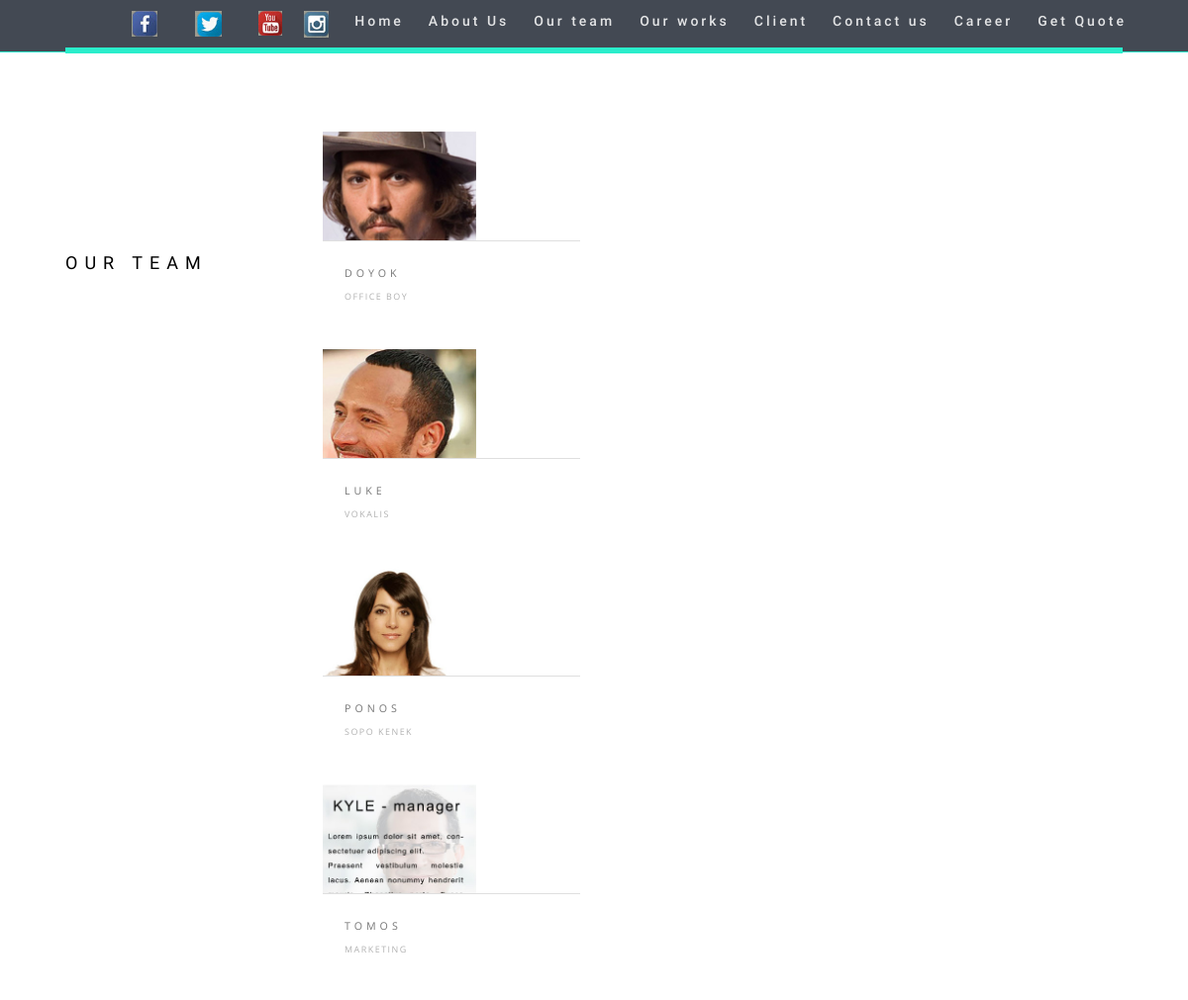
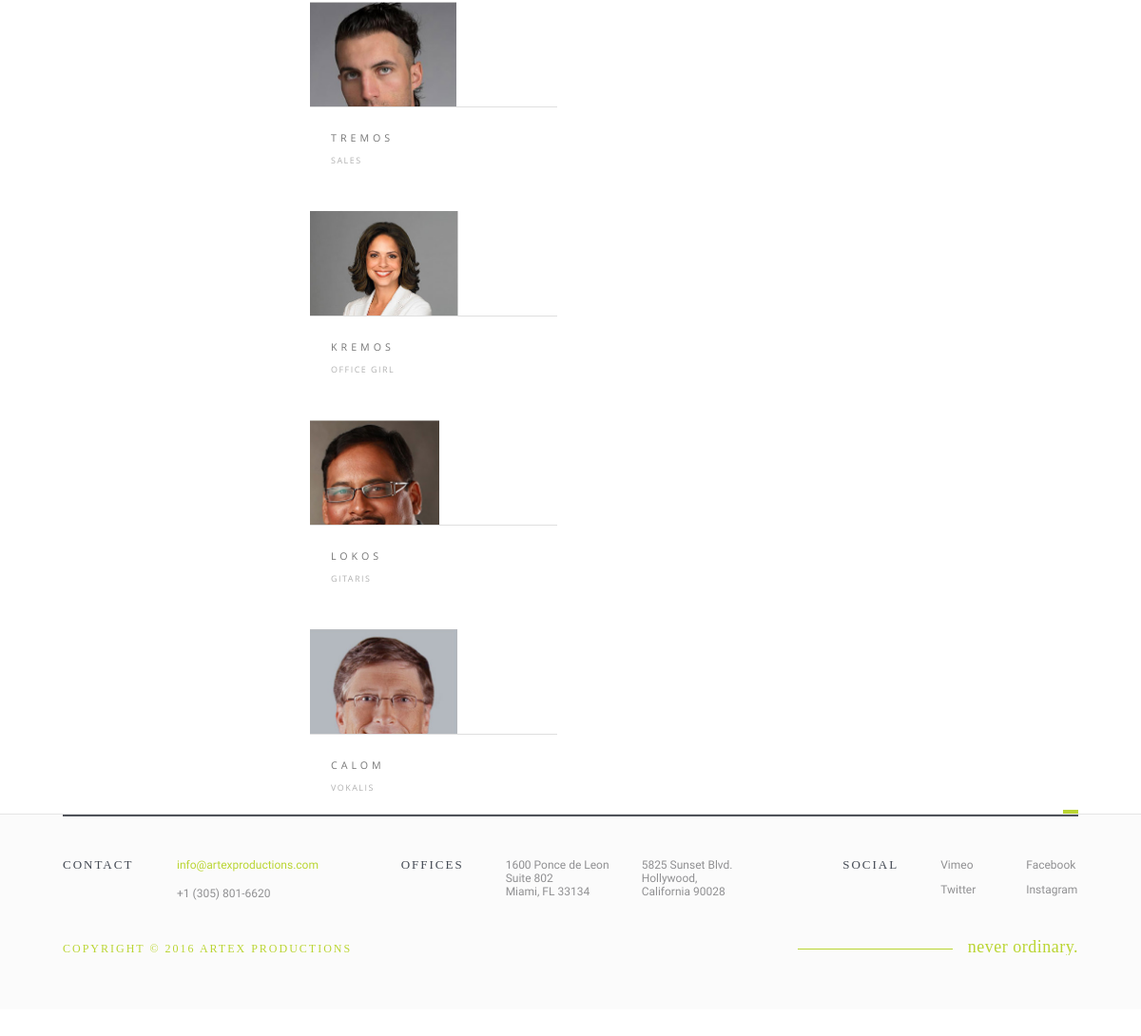
The app's page /index.php/home/team with its own data (2 pictures, top to bottom).
### tables this page shows
CREATE TABLE IF NOT EXISTS `team` (
  `id_team` int(10) NOT NULL AUTO_INCREMENT,
  `nama` char(50) NOT NULL,
  `jabatan` text NOT NULL,
  `gambar` text NOT NULL,
  `keterangan` varchar(500) DEFAULT NULL,
  `status` bigint(20) DEFAULT '0',
  PRIMARY KEY (`id_team`)
);

### application/controllers/Home.php (called while the page is built, shortened)
<?php
class Home extends CI_Controller {
	function team()
	{
		$data['header']	= 'user/view_header';
		$data['footer']	= 'user/view_footer';
		$this->load->view('user/view_team', $data);
	}
}

### index.php (called while the page is built, shortened)
<?php
require_once BASEPATH.'core/CodeIgniter.php';

### application/models/Model_salt.php (called while the page is built, shortened)
<?php
class Model_salt extends CI_Model {
	function getTeam($id_team)
	{
		$hasil = $this->db->where('id_team', $id_team)
						  ->get('team');
		return $hasil;
	}
}

### application/views/user/view_team.php (the view, shortened to what this page needs)
<?php $this->load->view($header);?>
<div class="team" id="team">
    <div class="container">
      <div class="title">
        <h2>our team</h2>
      </div>
      <div class="cols">
        <div class="slider">
                      <?php
                            for($i=0; $i < 10; $i++):
                                 $data = $this->Model_salt->getTeam($i+1);
                                 foreach($data->result() as $row):
                                    $nama = $row->nama;
                                    $jabatan = $row->jabatan;
                                    $gambar = $row->gambar;
                        ?>
          <div class="items">
            <div class="item">
              <div class="image">
                <img src="<?=base_url('assets/template/img/team/'.$gambar);?>" class="attachment-team size-team wp-post-image">
              </div>
              <div class="moving">
                <h3><?=$nama;?></h3>
                <div class="role"><?=$jabatan;?></div>
                <div class="entry-holder">
                </div>
              </div>
            </div>
          </div>
              <?php endforeach; ?>
              <?php endfor; ?>
        </div>
      </div>
    </div>
 <?php $this->load->view($footer);?>

### application/views/user/view_header.php (shortened to what this page needs)
<link rel="stylesheet" type="text/css" href="<?=base_url();?>assets/template/css/style.css">
<link rel="stylesheet" type="text/css" href="<?=base_url();?>assets/template/css/font-awesome.min.css">
<link rel="stylesheet" type="text/css" href="<?=base_url();?>assets/template/css/open.css">
<link rel="stylesheet" type="text/css" href="<?=base_url();?>assets/template/css/roboto.css">
<link rel="stylesheet" type="text/css" href="<?=base_url();?>assets/template/css/tp_twitter_plugin.css">
<link rel="stylesheet" type="text/css" href="<?=base_url();?>assets/template/css/jetpack.css">
  <div class="bottom">
    <header id="header">
      <div class="container">
        <nav id="menu">
            <ul class="social">
                <li><a target="_blank" href="http://www.facebook.com/artexproductions"><i class="fa fa-facebook-square"></i><img src="http://localhost/salt_production/assets/template/img/fb.png" /></a></li>
                <li><a target="_blank" href="http://www.twitter.com/artexproduction"><i class="fa fa-twitter-square"></i><img src="http://localhost/salt_production/assets/template/img/twit.png" /></a></li>
                <li><a target="_blank" href="https://youtube.com/artexproductions"><i class="fa fa-youtube-square"></i><img src="http://localhost/salt_production/assets/template/img/tub.png" /></a></li>
                <li><a target="_blank" href="https://instagram.com/artexproductions"><i class="fa fa-instagram-square"></i><img src="http://localhost/salt_production/assets/template/img/ig.png" /></a></li>
            </ul>
          <div class="dropds">
            <ul id="menu-home-page" class="menu"><li id="menu-item-151" class="menu-item menu-item-type-custom menu-item-object-custom menu-item-151"><a href="<?=site_url();?>/home/index">Home</a></li>
              <li id="menu-item-151" class="menu-item menu-item-type-post_type menu-item-object-page menu-item-151"><a href="<?=site_url();?>/home/about">About Us</a></li>
              <li id="menu-item-521" class="menu-item menu-item-type-post_type menu-item-object-page menu-item-521"><a href="<?=site_url();?>/home/team">Our team</a></li>
              <li id="menu-item-4298" class="menu-item menu-item-type-post_type menu-item-object-page menu-item-520"><a href="<?=site_url();?>/home/work">Our works</a></li>
              <li id="menu-item-4298" class="menu-item menu-item-type-post_type menu-item-object-page menu-item-4298"><a href="<?=site_url();?>/home/client">Client</a></li>
              <li id="menu-item-4298" class="menu-item menu-item-type-post_type menu-item-object-page menu-item-4298"><a href="<?=site_url();?>/home/contact">Contact us</a></li>
              <li id="menu-item-4298" class="menu-item menu-item-type-post_type menu-item-object-page menu-item-4298"><a href="<?=site_url();?>/home/scraps">Career</a></li>
              <li id="menu-item-4298" class="menu-item menu-item-type-post_type menu-item-object-page menu-item-4298"><a href="<?=site_url();?>/blog/index">Get Quote</a></li>
            </ul>
          </div>
        </nav>
      </div>
    </header>

### application/views/user/view_footer.php
<footer id="footer">
    <div class="container">
      <div class="contact-info">
        <div class="row">
          <div class="label">Contact</div>
          <div class="text">
            <p><a href="mailto:info@artexproductions.com">info@artexproductions.com</a><br />
+1 (305) 801-6620</p>
          </div>
        </div>
        <div class="row">
          <div class="label">Offices</div>
          <div class="text cols2">
            <p>1600 Ponce de Leon<br />
Suite 802<br />
Miami, FL 33134</p>
<p>5825 Sunset Blvd.<br />
Hollywood,<br />
California 90028</p>
          </div>
        </div>
        <div class="row">
          <div class="label">Social</div>
          <div class="text">
            <ul class="links">
                            <li><a target="_blank" class="link-1" href="https://vimeo.com/artexproductions">Vimeo</a></li>
                                          <li><a target="_blank" class="link-2" href="http://www.facebook.com/artexproductions">Facebook</a></li>
                                          <li><a target="_blank" class="link-3" href="http://www.twitter.com/artexproduction">Twitter</a></li>
                                          <li><a target="_blank" class="link-4" href="https://www.instagram.com/artexproductions">Instagram</a></li>
                          </ul>
          </div>
        </div>
      </div>
      <div class="bottom">
        <div class="never">
          <span>never ordinary.</span>
        </div>
        <p>COPYRight &copy; 2016 ARTEX Productions</p>
      </div>
    </div>
  </footer>

### records on screen
team: gambar (picture), nama "DOYOK", jabatan "OFFICE BOY"
team: gambar (picture), nama "LUKE", jabatan "VOKALIS"
team: gambar (picture), nama "PONOS", jabatan "SOPO KENEK"
team: gambar (picture), nama "TOMOS", jabatan "MARKETING"
team: gambar (picture), nama "TREMOS", jabatan "SALES"
team: gambar (picture), nama "KREMOS", jabatan "OFFICE GIRL"
team: gambar (picture), nama "LOKOS", jabatan "GITARIS"
team: gambar (picture), nama "CALOM", jabatan "VOKALIS"
